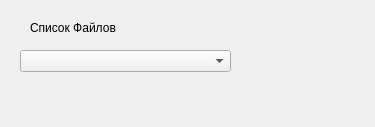
<?xml version="1.0" encoding="UTF-8"?>
<ui version="4.0">
 <class>Dialog</class>
 <widget class="QDialog" name="Dialog">
  <property name="geometry">
   <rect>
    <x>0</x>
    <y>0</y>
    <width>375</width>
    <height>127</height>
   </rect>
  </property>
  <property name="windowTitle">
   <string>Dialog</string>
  </property>
  <widget class="QComboBox" name="Files">
   <property name="geometry">
    <rect>
     <x>20</x>
     <y>50</y>
     <width>211</width>
     <height>22</height>
    </rect>
   </property>
  </widget>
  <widget class="QLabel" name="label">
   <property name="geometry">
    <rect>
     <x>30</x>
     <y>20</y>
     <width>141</width>
     <height>16</height>
    </rect>
   </property>
   <property name="text">
    <string>Список Файлов</string>
   </property>
  </widget>
 </widget>
 <resources/>
 <connections/>
</ui>
